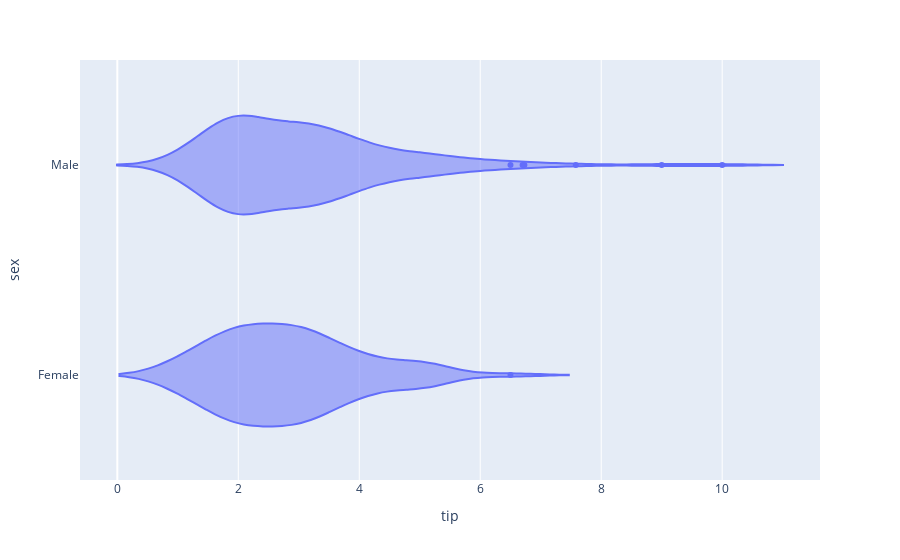

Notebook source saved alongside this figure:
### Code cell
import plotly.express as px

df = px.data.tips()

fig = px.violin(df, x="tip" , y="sex")
fig.show()

### Figure 1 — Plotly figure (JSON) as saved in the notebook; plotly's stock layout.template omitted (floating-point values rounded to 4 significant figures; data arrays with more than 128 entries replaced by an {"elided": "..."} marker saying what was removed)
{"data": [{"alignmentgroup": "True", "box": {"visible": false}, "hovertemplate": "tip=%{x}<br>sex=%{y}<extra></extra>", "legendgroup": "", "marker": {"color": "#636efa"}, "name": "", "offsetgroup": "", "orientation": "h", "scalegroup": "True", "showlegend": false, "type": "violin", "x": {"elided": "244 float values"}, "x0": " ", "xaxis": "x", "y": {"elided": "244 str values"}, "y0": " ", "yaxis": "y"}], "layout": {"legend": {"tracegroupgap": 0}, "margin": {"t": 60}, "violinmode": "group", "xaxis": {"anchor": "y", "domain": [0, 1], "title": {"text": "tip"}}, "yaxis": {"anchor": "x", "domain": [0, 1], "title": {"text": "sex"}}}}
